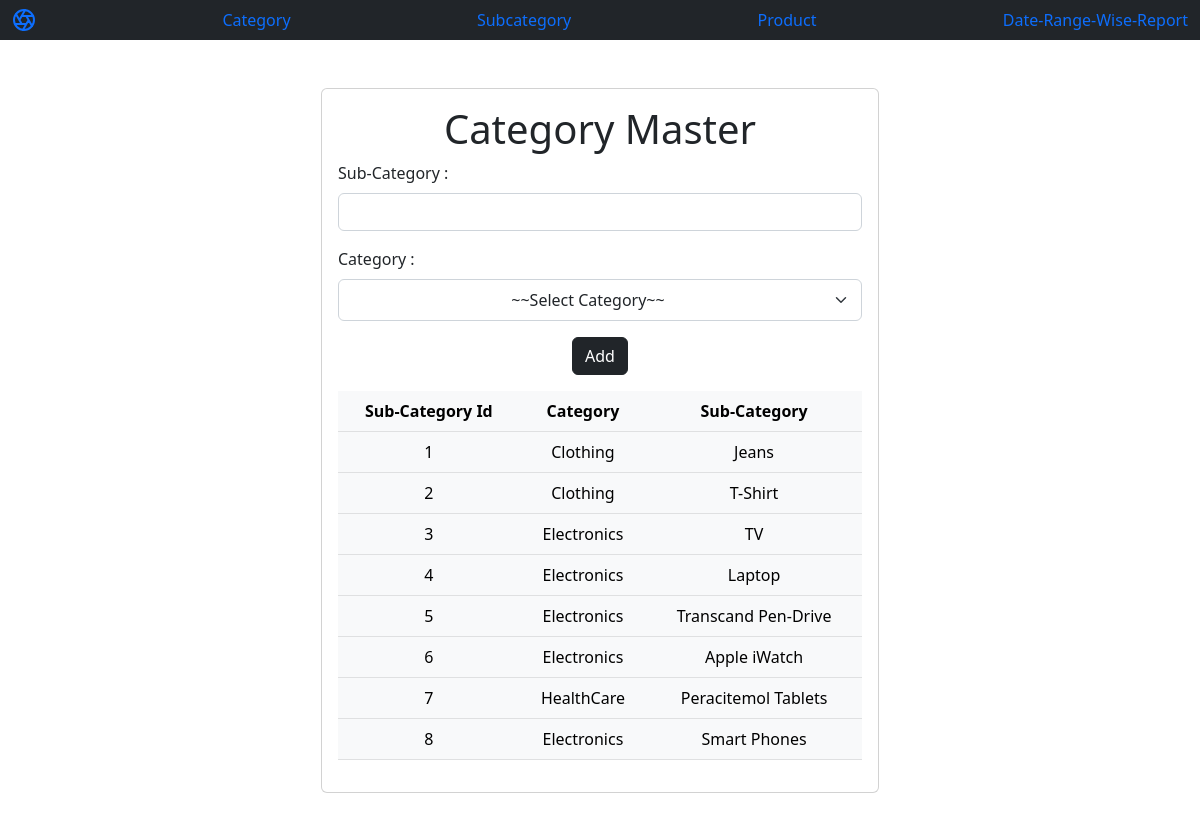
Screenshot of /Admin/subcategory.php with the database file from the repository.
### tables this page shows
CREATE TABLE `subcategory` (
  `scid` int(11) NOT NULL,
  `cname` varchar(50) NOT NULL,
  `scname` varchar(50) NOT NULL
);

### Admin/subcategory.php (the view, shortened to what this page needs)
<!DOCTYPE html>
<?php include 'conn.php';
include 'header.php'; ?>
<html lang="en">
<head>
</head>
<body>
<div class="container">
    <div class="row w-50 m-auto">
        <div class="card-body  card my-5  ">
<form method="POST">
<h1 align="center">
        Category Master
    </h1>
    <div class="mb-3">
    <label for="exampleInputEmail1" class="form-label">Sub-Category :</label>
    <input type="text" class=" form-control" name="subname" value="<?php if(isset($_GET['update_id'])){ }?>" id="exampleInputEmail1" aria-describedby="emailHelp">
    <div class="mb-3 my-3">
    <label for="exampleInputEmail1" class="form-label">Category :</label>
    <?php
    echo "<select name='name' class='form-select w-100 py-2 text-center'>";
    echo "<option value=''>~~Select Category~~</option>";
    echo "</select>";
    ?>
    <div class="text-center">
        <input type="submit" class="btn btn-dark text-center my-3" value="Add" name="submit">
    </div>
  <?php
  echo "<table class='table table-light text-center'>";
  echo "<tr><th>Sub-Category Id</th><th>Category</th><th>Sub-Category</th></tr>";
  $s="select * from subcategory order by scid";
  $q=mysqli_query($conn,$s);
  while($row=mysqli_fetch_array($q,MYSQLI_ASSOC)){
  echo "<tr><td>$row[scid]</td><td>$row[cname]</td><td>$row[scname]</td></tr>";
  }
  ?>
</form>
        </div>
    </div>
</div>
</body>
</html>

### Admin/conn.php (shortened to what this page needs)
<link href="https://cdn.jsdelivr.net/npm/bootstrap@5.2.1/dist/css/bootstrap.min.css" rel="stylesheet">

### Admin/header.php (shortened to what this page needs)
<!DOCTYPE html>
<?php include 'conn.php'; ?>
<html lang="en">
<head>
</head>
<body>
<header class="site-header sticky-top ">
  <nav class="container-fluid d-flex flex-column bg-dark flex-md-row justify-content-between">
    <a class="py-2" href="#" aria-label="Product">
    </a>
    <a class="py-2 d-none d-md-inline-block text-decoration-none" href="category.php">Category</a>
    <a class="py-2 d-none d-md-inline-block text-decoration-none" href="subcategory.php">Subcategory</a>
    <a class="py-2 d-none d-md-inline-block text-decoration-none" href="product.php">Product</a>
    <a class="py-2 d-none d-md-inline-block text-decoration-none" href="#">Date-Range-Wise-Report</a>
  </nav>
</header>
</body>
</html>

### rows the page displays
subcategory: scid "1", cname "Clothing", scname "Jeans"
subcategory: scid "2", cname "Clothing", scname "T-Shirt"
subcategory: scid "3", cname "Electronics", scname "TV"
subcategory: scid "4", cname "Electronics", scname "Laptop"
subcategory: scid "5", cname "Electronics", scname "Transcand Pen-Drive"
subcategory: scid "6", cname "Electronics", scname "Apple iWatch"
subcategory: scid "7", cname "HealthCare", scname "Peracitemol Tablets"
subcategory: scid "8", cname "Electronics", scname "Smart Phones"
